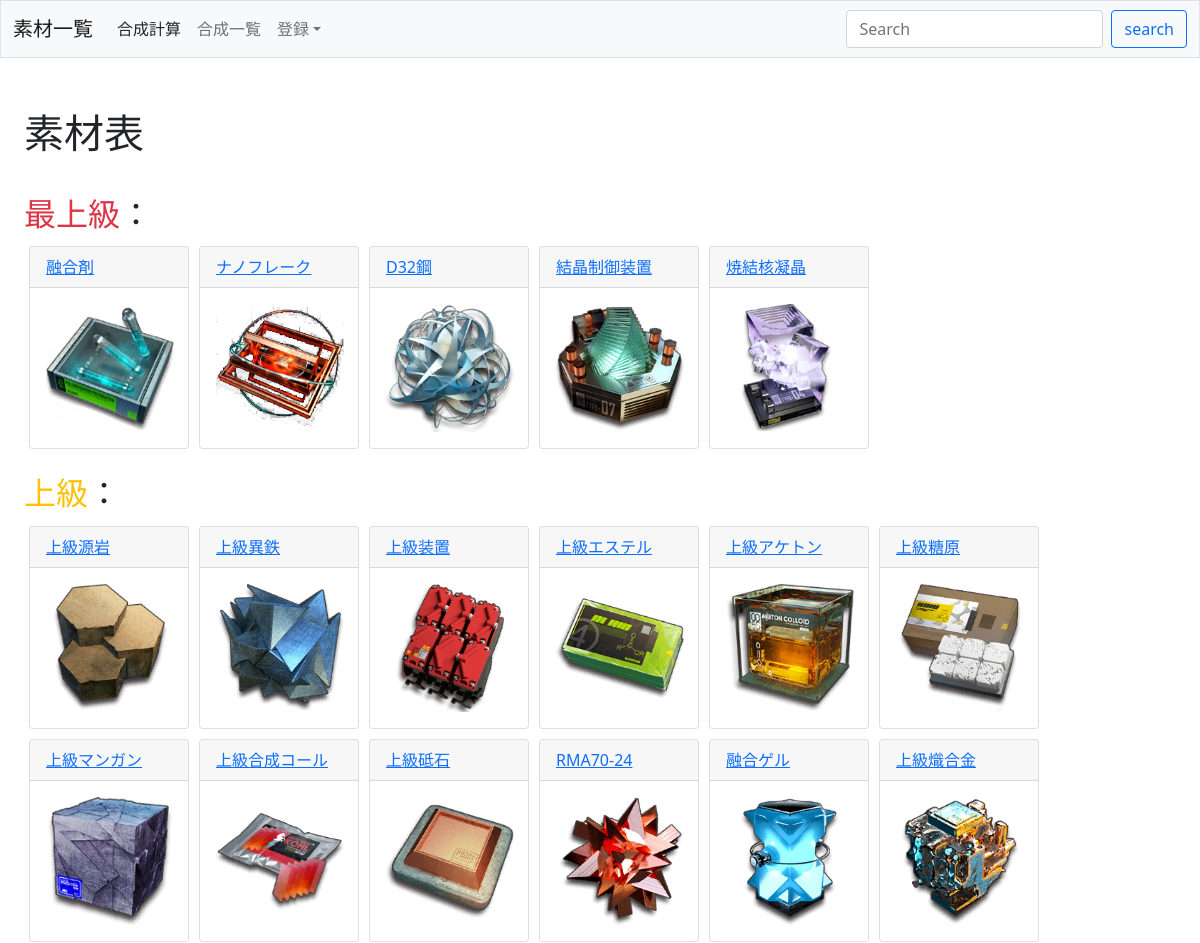
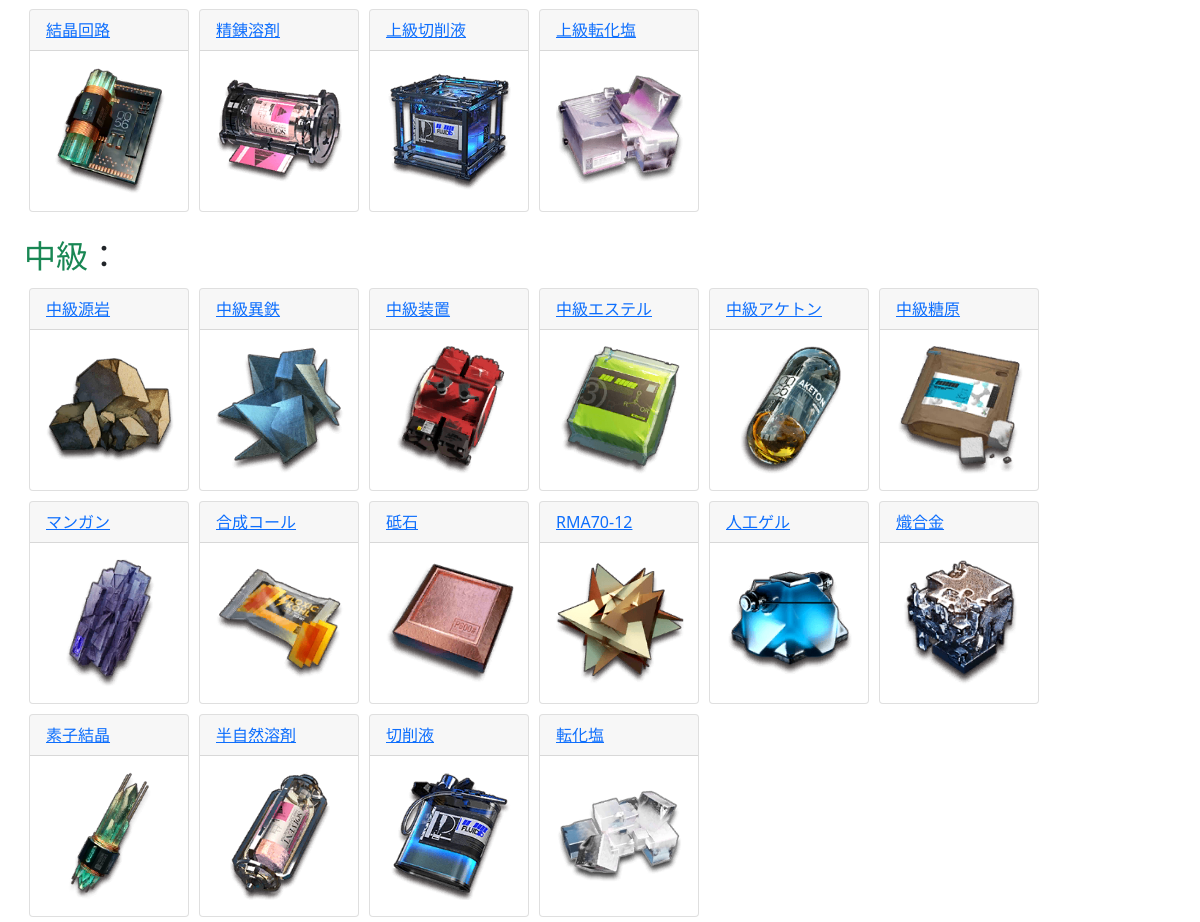
The page /composite/ on the database its author committed (2 pictures, top to bottom).
### composite/models.py (models this page shows, shortened)
class Item(models.Model):
    name = models.CharField(max_length=100, unique=True)
    thumbnail = models.ImageField()
    rarity = models.CharField(
        max_length=100,
        choices=RARITY
    )

### composite/views.py (the view)
# urls.py: path('composite/', views.index_view, name='index'),
def index_view(request):
    object_list = Item.objects.all()
    grouped_items = {
        '最上級': [],
        '上級': [],
        '中級': [],
    }
    for item in object_list:
        grouped_items[item.rarity].append(item)
    return render(request, 'composite/index.html', {'grouped_items': grouped_items})

### composite/templates/composite/index.html (shortened to what this page needs)
{% extends 'base.html' %}
{% block h1 %}素材表{% endblock %}
{% block content %}
    <h2><span class="text-danger">最上級</span>：</h2>
    {% for item in grouped_items.最上級 %}
        <div class="card">
            <div class="card-header"><a href="{% url 'detail-composite' item.pk %}">{{ item.name }}</a></div>
            <div class="card-body"><a href="{% url 'detail-composite' item.pk %}"><img src="{{ item.thumbnail.url }}"></a></div>
        </div>
    {% endfor %}
    <h2><span class="text-warning">上級</span>：</h2>
    {% for item in grouped_items.上級 %}
        <div class="card">
            <div class="card-header"><a href="{% url 'detail-composite' item.pk %}">{{ item.name }}</a></div>
            <div class="card-body"><a href="{% url 'detail-composite' item.pk %}"><img src="{{ item.thumbnail.url }}"></a></div>
        </div>
    {% endfor %}
    <h2><span class="text-success">中級</span>：</h2>
    {% for item in grouped_items.中級 %}
        <div class="card">
            <div class="card-header"><a href="{% url 'detail-composite' item.pk %}">{{ item.name }}</a></div>
            <div class="card-body"><a href="{% url 'detail-composite' item.pk %}"><img src="{{ item.thumbnail.url }}"></a></div>
        </div>
    {% endfor %}
{% endblock %}

### composite/templates/base.html (shortened to what this page needs)
{% load static %}
<!DOCTYPE html>
<html lang="en">
    <head>
        <link href="https://cdn.jsdelivr.net/npm/bootstrap@5.1.3/dist/css/bootstrap.min.css" rel="stylesheet">
        <link rel="stylesheet" type="text/css" href="{% static 'composite/css/style.css' %}">
    </head>
    <body>
        <nav class="navbar navbar-expand-xl fixed-top navbar-light bg-light border border-body">
            <div class="container-fluid">
                <a class="navbar-brand" href="{% url 'index' %}">素材一覧</a>
                <div class="collapse navbar-collapse" id="navbarBasic">
                    <ul class="navbar-nav me-auto mb-2 mb-xl-0">
                        <li class="nav-item">
                            <a class="nav-link active text-body" aria-current="page" href="{% url 'composite-composite' %}">合成計算</a>
                        </li>
                        <li class="nav-item">
                            <a class="nav-link" href="{% url 'list-composite' %}">合成一覧</a>
                        </li>
                        <li class="nav-item dropdown">
                            <a class="nav-link dropdown-toggle" href="#" id="navbarDropdownMenuLink" role="button" data-bs-toggle="dropdown" aria-expanded="false">登録</a>
                        </li>
                    </ul>
                    <form class="d-flex" method="GET" action="{% url 'search-item' %}">
                        <input class="form-control me-2" type="search" placeholder="Search" aria-label="Search" name="query">
                        <button class="btn btn-outline-primary" type="submit">search</button>
                    </form>
                </div>
            </div>
        </nav>
        <div class="p-4">
            <h1 class="H1">{% block h1 %}{% endblock %}</h1>
            {% block content %}{% endblock content %}
        </div>
    </body>
</html>

### composite/static/composite/css/style.css (style rules this page uses)
.H1 { margin-top: 75px; padding: 10px 0; max-width: fit-content; }
.card { margin: 5px; float: left; width: 160px; }
.card-body { width: 160px; height: 160px; }
img { object-fit: contain; width: 100%; height: 100%; }
h2 { clear: both; padding-top: 20px; }

### composite/templates/base.html (style rules this page uses)
.H1 { margin-top: 75px; padding: 10px 0; max-width: fit-content; }
.card { margin: 5px; float: left; width: 160px; }
.card-body { width: 160px; height: 160px; }
img { object-fit: contain; width: 100%; height: 100%; }
h2 { clear: both; padding-top: 20px; }

### rows shown on the page
Item: name "融合剤", thumbnail (picture)
Item: name "ナノフレーク", thumbnail (picture)
Item: name "D32鋼", thumbnail (picture)
Item: name "結晶制御装置", thumbnail (picture)
Item: name "焼結核凝晶", thumbnail (picture)
Item: name "上級源岩", thumbnail (picture)
Item: name "上級異鉄", thumbnail (picture)
Item: name "上級装置", thumbnail (picture)
Item: name "上級エステル", thumbnail (picture)
Item: name "上級アケトン", thumbnail (picture)
Item: name "上級糖原", thumbnail (picture)
Item: name "上級マンガン", thumbnail (picture)
Item: name "上級合成コール", thumbnail (picture)
Item: name "上級砥石", thumbnail (picture)
Item: name "RMA70-24", thumbnail (picture)
Item: name "融合ゲル", thumbnail (picture)
Item: name "上級熾合金", thumbnail (picture)
Item: name "結晶回路", thumbnail (picture)
Item: name "精錬溶剤", thumbnail (picture)
Item: name "上級切削液", thumbnail (picture)
Item: name "上級転化塩", thumbnail (picture)
Item: name "中級源岩", thumbnail (picture)
Item: name "中級異鉄", thumbnail (picture)
Item: name "中級装置", thumbnail (picture)
Item: name "中級エステル", thumbnail (picture)
Item: name "中級アケトン", thumbnail (picture)
Item: name "中級糖原", thumbnail (picture)
Item: name "マンガン", thumbnail (picture)
Item: name "合成コール", thumbnail (picture)
Item: name "砥石", thumbnail (picture)
Item: name "RMA70-12", thumbnail (picture)
Item: name "人工ゲル", thumbnail (picture)
Item: name "熾合金", thumbnail (picture)
Item: name "素子結晶", thumbnail (picture)
Item: name "半自然溶剤", thumbnail (picture)
Item: name "切削液", thumbnail (picture)
Item: name "転化塩", thumbnail (picture)
